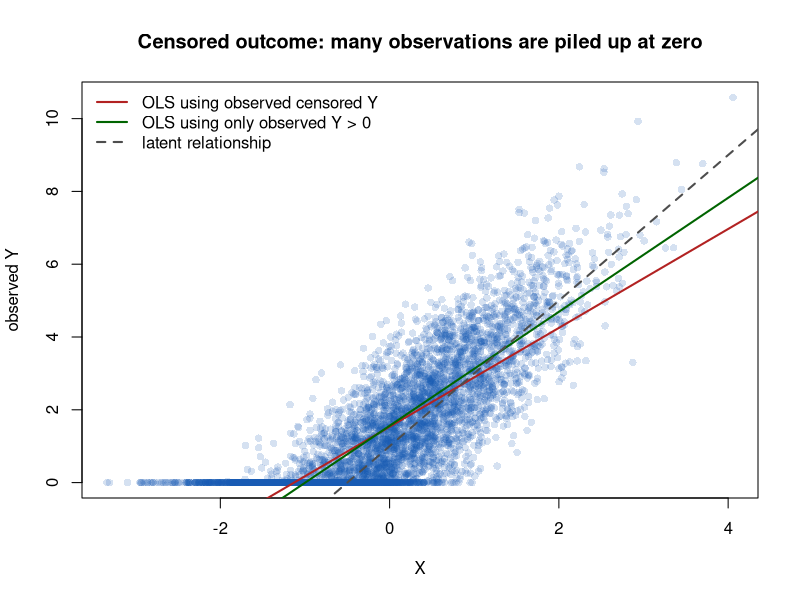
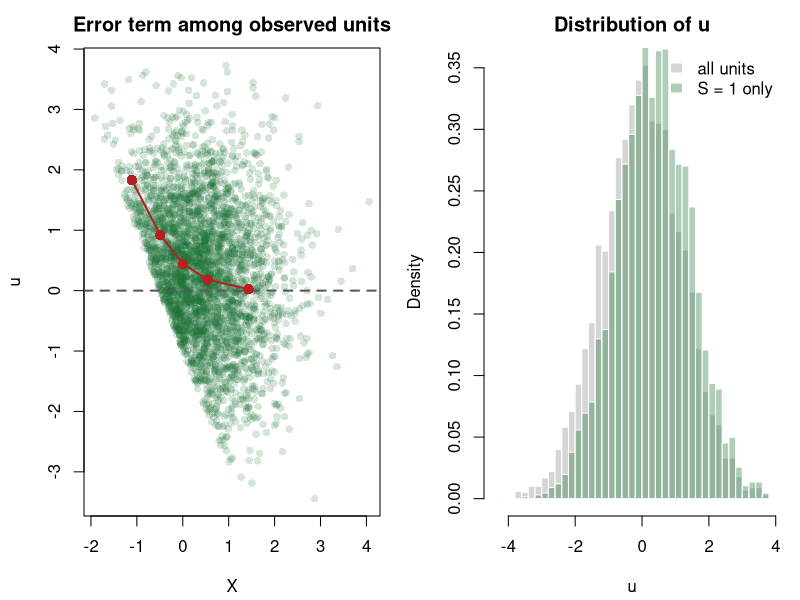

Generate these figures, in order, with R:
## ---- chunk 1
set.seed(606)

n <- 5000
x <- rnorm(n)
u <- rnorm(n, sd = 1.2)

y_star <- 1 + 2 * x + u
y_cens <- pmax(0, y_star)

s_observed <- as.integer(y_star > 0)
observed_positive <- s_observed == 1

coef_table <- data.frame(
  model = c(
    "latent Y* on X",
    "censored Y on X",
    "censored Y on X, only S = 1"
  ),
  slope = c(
    coef(lm(y_star ~ x))[2],
    coef(lm(y_cens ~ x))[2],
    coef(lm(y_cens ~ x, subset = observed_positive))[2]
  )
)

coef_table$slope <- round(coef_table$slope, 3)
knitr::kable(coef_table)
## ---- chunk 2
plot(
  x, y_cens,
  pch = 16, col = rgb(0.1, 0.35, 0.7, 0.18),
  xlab = "X",
  ylab = "observed Y",
  main = "Censored outcome: many observations are piled up at zero"
)
abline(lm(y_cens ~ x), col = "firebrick", lwd = 2)
abline(lm(y_cens ~ x, subset = observed_positive), col = "darkgreen", lwd = 2)
abline(1, 2, col = "gray30", lwd = 2, lty = 2)
legend(
  "topleft",
  legend = c("OLS using observed censored Y", "OLS using only observed Y > 0", "latent relationship"),
  col = c("firebrick", "darkgreen", "gray30"),
  lwd = 2,
  lty = c(1, 1, 2),
  bty = "n"
)
## ---- chunk 3
x_bin <- cut(
  x,
  breaks = quantile(x, probs = seq(0, 1, 0.2)),
  include.lowest = TRUE
)

selection_table <- data.frame(
  x_bin = levels(x_bin),
  mean_u_all = as.numeric(tapply(u, x_bin, mean)),
  mean_u_given_s1 = as.numeric(tapply(u[s_observed == 1], x_bin[s_observed == 1], mean)),
  share_s1 = as.numeric(tapply(s_observed, x_bin, mean))
)

selection_table$mean_u_all <- round(selection_table$mean_u_all, 3)
selection_table$mean_u_given_s1 <- round(selection_table$mean_u_given_s1, 3)
selection_table$share_s1 <- round(selection_table$share_s1, 3)

knitr::kable(selection_table)
## ---- chunk 4
old_par <- par(mfrow = c(1, 2), mar = c(4.2, 4.2, 2.4, 1))

plot(
  x[observed_positive], u[observed_positive],
  pch = 16, col = rgb(0.1, 0.45, 0.2, 0.18),
  xlab = "X",
  ylab = "u",
  main = "Error term among observed units"
)
abline(h = 0, col = "gray35", lwd = 2, lty = 2)
points(
  tapply(x[observed_positive], x_bin[observed_positive], mean),
  tapply(u[observed_positive], x_bin[observed_positive], mean),
  pch = 16, col = "firebrick", cex = 1.4
)
lines(
  tapply(x[observed_positive], x_bin[observed_positive], mean),
  tapply(u[observed_positive], x_bin[observed_positive], mean),
  col = "firebrick", lwd = 2
)

hist(
  u,
  breaks = 35, freq = FALSE,
  col = rgb(0.35, 0.35, 0.35, 0.25),
  border = "white",
  xlab = "u",
  main = "Distribution of u"
)
hist(
  u[observed_positive],
  breaks = 35, freq = FALSE,
  col = rgb(0.1, 0.45, 0.2, 0.35),
  border = "white",
  add = TRUE
)
legend(
  "topright",
  legend = c("all units", "S = 1 only"),
  fill = c(rgb(0.35, 0.35, 0.35, 0.25), rgb(0.1, 0.45, 0.2, 0.35)),
  border = "white",
  bty = "n"
)

par(old_par)
## ---- chunk 5
set.seed(607)

n <- 5000
x_star <- rnorm(n)
u <- rnorm(n)
y <- 1 + 2 * x_star + u

x_cens <- pmax(0, x_star)
keep_x_positive <- x_star > 0

x_table <- data.frame(
  model = c(
    "Y on true X*",
    "Y on censored X",
    "truncated X sample: Y on X*, only X* > 0"
  ),
  slope = c(
    coef(lm(y ~ x_star))[2],
    coef(lm(y ~ x_cens))[2],
    coef(lm(y ~ x_star, subset = keep_x_positive))[2]
  )
)

x_table$slope <- round(x_table$slope, 3)
knitr::kable(x_table)
